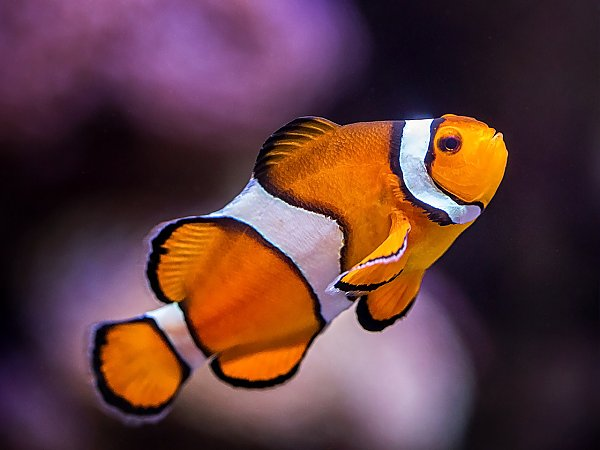
#> input picture dataset/train/imgs/nemo002.jpg, 600 x 450 px; its folder holds only this picture in this run
$ python main_korepanov.py
#> lines starting #> are read from the running program, lines starting #| are printed output that depends on the picture; after the words box and inside, x2 and y2 are one past the last pixel; in counts of white or black regions, pixels touching at a corner belong together; long printed decimals are rounded
#> further down, img is the input picture: shape (450, 600, 3); mean B, G, R 61.5, 59.1, 95.2
### utils/compute_iou.py
import cv2
import numpy as np
import os.path as osp

def iou(m1, m2):
    return np.logical_and(m1, m2).sum() / np.logical_or(m1, m2).sum()

def compute_ious(img_name2mask, dir_path, aggregate=True):
    ious = dict()
    for img_name, mask in img_name2mask.items():
        true_mask = cv2.imread(
            osp.join(dir_path, img_name.replace(".jpg", ".png")),
            cv2.IMREAD_GRAYSCALE
            )
        if mask.dtype != bool:
            mask = mask > 0
        ious[img_name] = iou(mask, true_mask)
    if aggregate:
        return np.mean(list(ious.values()))
    return ious


### main_korepanov.py
import cv2
import glob
import numpy as np
import os.path as osp
import matplotlib.pyplot as plt
from argparse import ArgumentParser
from utils.compute_iou import compute_ious


def segment_fish(img):
    """
    This method should compute masks for given image
    Params:
        img (np.ndarray): input image in BGR format
    Returns:
        mask (np.ndarray): fish mask. should contain bool values
    """
    # YOUR CODE HERE

    img_hsv = cv2.cvtColor(img, cv2.COLOR_BGR2HSV)
#> img_hsv: shape (450, 600, 3); mean H, S, V 122.1, 130.8, 98.7
    light_orange = (0, 169, 150)
    dark_orange = (90, 255, 255)
    light_white = (70, 0, 200)
    dark_white = (155, 170, 255)
    orange_mask_1 = cv2.inRange(img_hsv, light_orange, dark_orange)
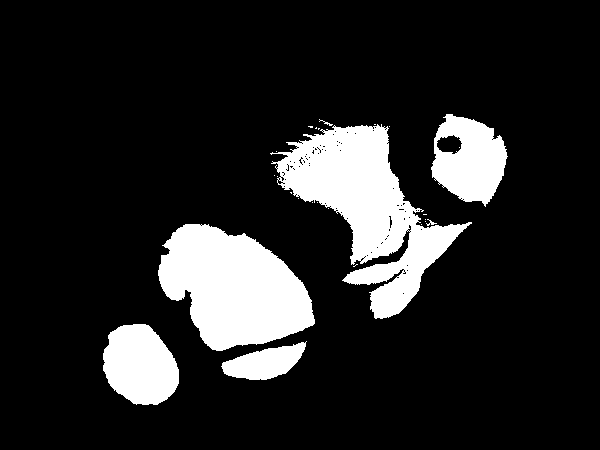
#> orange_mask_1: shape (450, 600); 14.8% white; 26 white regions (19 under 20 px), largest, box (x1, y1, x2, y2) and area: (270, 124, 472, 319) 15265, (158, 224, 315, 351) 13242, (103, 324, 179, 405) 4698
    white_mask_2 = cv2.inRange(img_hsv, light_white, dark_white)
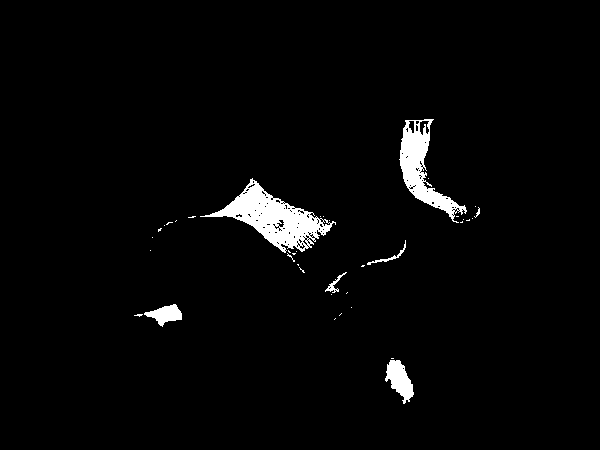
#> white_mask_2: shape (450, 600); 2.7% white; 38 white regions (31 under 20 px), largest, box (x1, y1, x2, y2) and area: (200, 178, 336, 253) 3510, (399, 119, 467, 223) 2234, (385, 360, 414, 404) 698
    mask_sum = cv2.bitwise_or(orange_mask_1, white_mask_2)
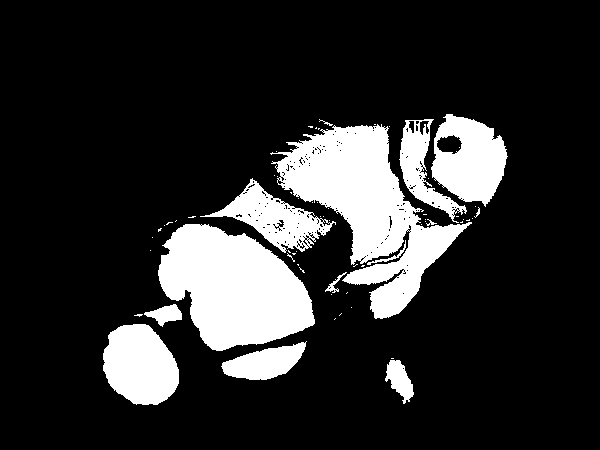
#> mask_sum: shape (450, 600); 17.5% white; 64 white regions (50 under 20 px), largest, box (x1, y1, x2, y2) and area: (270, 124, 472, 319) 15265, (158, 224, 315, 351) 13242, (103, 324, 179, 405) 4698

    return mask_sum


if __name__ == "__main__":

    parser = ArgumentParser()
    parser.add_argument("--is_train", action="store_true")
    args = parser.parse_args()
    stage = 'train' if args.is_train else 'test'
    data_root = osp.join("dataset", stage, "imgs")
    img_paths = glob.glob(osp.join(data_root, "*.jpg"))
    len(img_paths)


    masks = dict()
    for path in img_paths:
        img = cv2.imread(path)
        mask = segment_fish(img)
        masks[osp.basename(path)] = mask
        print(compute_ious(masks, osp.join("dataset", stage, "masks")))
#> in compute_ious, `true_mask = cv2.imread( osp.join(dir_path, img_name.replace(".jpg", "...`:
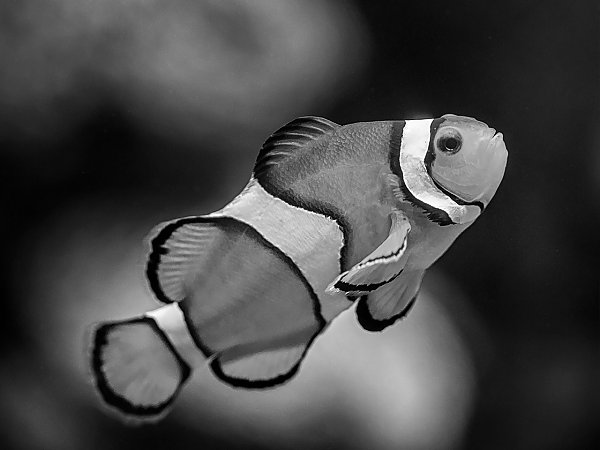
#> true_mask: shape (450, 600); min 0, max 255, mean 70.1
#| 0.1754
